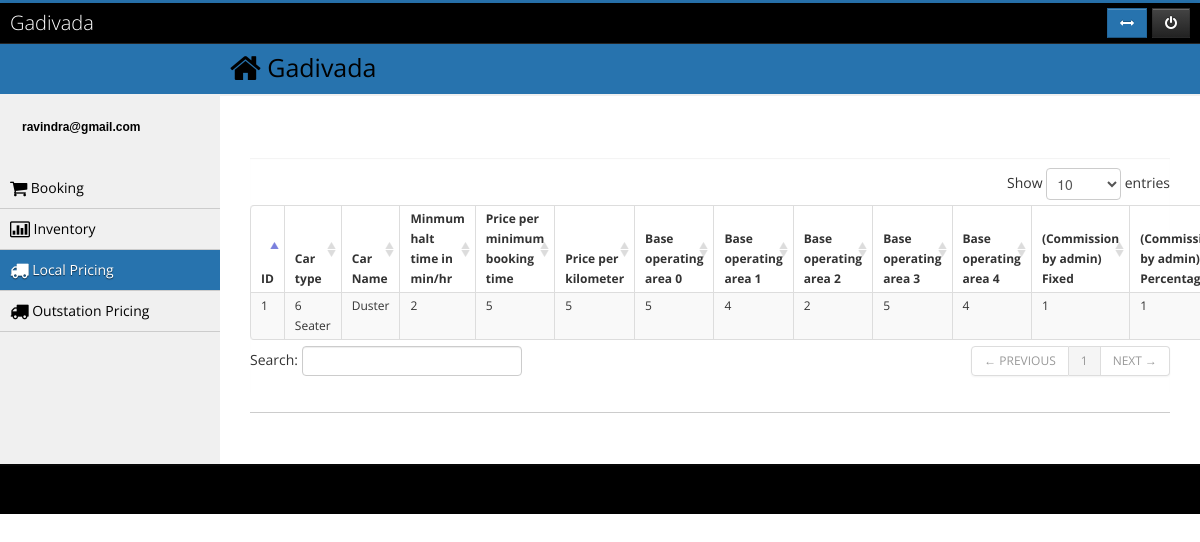
The app's page /index.php/pricing/local (signed in) with its own data.
### tables this page shows
CREATE TABLE IF NOT EXISTS `pricing_local` (
  `ID` int(11) NOT NULL AUTO_INCREMENT,
  `inventory_id` int(11) NOT NULL,
  `agent_id` int(11) NOT NULL,
  `price_for` varchar(50) NOT NULL COMMENT '1-Fexible, 2-Package',
  `car_type_id` int(11) NOT NULL,
  `car_model_id` int(11) NOT NULL,
  `package` varchar(200) DEFAULT NULL,
  `extra_per_km` int(11) NOT NULL DEFAULT '1',
  `extra_per_hr` int(11) NOT NULL DEFAULT '1',
  `min_halt_time` varchar(40) DEFAULT '1',
  `price_per_min_booking_time` int(11) DEFAULT '1',
  `price_per_km` int(11) DEFAULT '1',
  `commision_fixed` int(11) NOT NULL DEFAULT '1',
  `commision_percentage` int(11) NOT NULL DEFAULT '1',
  `base_operating_area_0` varchar(40) DEFAULT '1',
  `base_operating_area_1` varchar(40) DEFAULT '1',
  `base_operating_area_2` varchar(40) DEFAULT '1',
  `base_operating_area_3` varchar(40) DEFAULT '1',
  `base_operating_area_4` varchar(40) DEFAULT '1',
  `status` int(2) NOT NULL DEFAULT '1',
  PRIMARY KEY (`ID`),
  KEY `FK_pricing_local.car_type_id` (`car_type_id`),
  KEY `FK_pricing_local.car_model_id` (`car_model_id`),
  KEY `FK_pricing_local.inventory_id` (`inventory_id`)
);

CREATE TABLE IF NOT EXISTS `car_type` (
  `ID` int(11) NOT NULL AUTO_INCREMENT,
  `TYPE_NAME` varchar(100) DEFAULT NULL,
  PRIMARY KEY (`ID`)
);

CREATE TABLE IF NOT EXISTS `car_model` (
  `ID` int(11) NOT NULL AUTO_INCREMENT,
  `TYPE_ID` int(11) NOT NULL DEFAULT '0',
  `MODEL_NAME` varchar(100) NOT NULL,
  PRIMARY KEY (`ID`)
);

### application/controllers/pricing.php (called while the page is built, shortened)
<?php if ( ! defined('BASEPATH')) exit('No direct script access allowed');
class Pricing extends CI_Controller {
	public function __construct()
	{
		$this->load->model('admin_m');
		$this->load->model('city_m');
		$this->load->model('inventory_m');
		$this->load->model('car_type_m');
		$this->load->model('packages_m');
		$this->load->model('pricing_m');
	}
	public function local()
	{
		$data['local'] = $this->packages_m->get_all_local_packages();
		$data['feature'] = $this->admin_m->get_all_feature();
		$data['car_type'] = $this->car_type_m->get_all_car_type();
		$data['lf'] = 'active';
		$data['localData'] = $this->pricing_m->get_all_local_pricing_data();
		$this->load->view('local_pricing',$data);
	}
}

### index.php (called while the page is built, shortened)
<?php
require_once BASEPATH.'core/CodeIgniter.php';

### application/models/pricing_m.php (called while the page is built, shortened)
<?php
Class Pricing_m extends CI_Model{
	function get_all_local_pricing_data($id=0)
	{
		$agent_id = $this->session->userdata('id');
			$this->db->join('inventory', 'inventory.ID = pricing_local.inventory_id');
			$this->db->join('car_type', 'car_type.ID = pricing_local.car_type_id');
			$this->db->join('car_model', 'car_model.TYPE_ID = car_type.ID and car_model.ID = pricing_local.car_model_id');
			$this->db->join('package_local', 'package_local.ID = pricing_local.package','left');
			if($agent_id > 0){
				$this->db->where('inventory.agent_id',$agent_id);
			}
			$this->db->where('inventory.LOCAL',1);
			$this->db->distinct();
		$query=$this->db->get()->result();
		return $query;
	}
}
?>

### application/views/local_pricing.php (the view, shortened to what this page needs)
	<h3 align="center">Local Pricing Details</h3>
<div id="collapse4" class="body">
	<div id="question" style="display:none; cursor: default; padding:10px;">
		<h6>Are you sure to delete ?</h6>
		<br />
	</div>
	<table id="dataTable" class="table table-bordered table-condensed table-hover table-striped">
		<thead>
			<tr>
				<th>ID</th>
				<th>Car type</th>
				<th>Car Name</th>
				<th>Minmum halt time in min/hr</th>
				<th>Price per minimum booking time</th>
				<th>Price per kilometer</th>
				<th>Base operating area 0</th>
				<th>Base operating area 1</th>
				<th>Base operating area 2</th>
				<th>Base operating area 3</th>
				<th>Base operating area 4</th>
				<th>(Commission by admin) Fixed</th>
				<th>(Commission by admin) Percentage</th>
			</tr>
		</thead>
		<tbody>
			<?php $numbers = 1;
			foreach($localData as $row){ ?>
			<TR>
				<td><?php echo $numbers ?></td>
				<td><?php echo $row->TYPE_NAME ?></td>
				<td><?php echo $row->MODEL_NAME ?></td>
				<td><?php echo $row->min_halt_time ?></td>
				<td><?php echo $row->price_per_min_booking_time ?></td>
				<td><?php echo $row->price_per_km ?></td>
				<td><?php echo $row->base_operating_area_0 ?></td>
				<td><?php echo $row->base_operating_area_1 ?></td>
				<td><?php echo $row->base_operating_area_2 ?></td>
				<td><?php echo $row->base_operating_area_3 ?></td>
				<td><?php echo $row->base_operating_area_4 ?></td>
				<td><?php echo $row->commision_fixed ?></td>
				<td><?php echo $row->commision_percentage ?></td>
			</TR>
			<?php $numbers ++ ; } ?>
		</tbody>
	</table>
</div>

### css/style.css (style rules this page uses)
html,body,div,span,applet,object,iframe,h1,h2,h3,h4,h5,h6,p,blockquote,pre,a,abbr,acronym,address,big,cite,code,del,dfn,em,img,ins,kbd,q,s,samp,small,strike,strong,sub,sup,tt,var,b,u,i,dl,dt,dd,ol,nav ul,nav li,fieldset,form,label,legend,table,caption,tbody,tfoot,thead,tr,th,td,article,aside,canvas,details,embed,figure,figcaption,footer,header,hgroup,menu,nav,output,ruby,section,summary,time,mark,audio,video { margin:0;border:0;font-size:100%;font:inherit;vertical-align:baseline; }
table { border-collapse:collapse;border-spacing:0; }
body { font-family: 'Raleway', sans-serif; background: #000000; }
.box h3 { color:#0000; font-size: 2.66em; }
@media only screen and (max-width: 1280px) and (min-width: 1024px) { .box h3 { font-size: 2.3em; } }

### assets/css/style.css (style rules this page uses)
html, body { height: 100%; }
body { visibility:hidden; font-family: 'Open Sans', sans-serif; }
.box .body, .box .block { padding: 10px 0; -webkit-box-shadow: inset 0 1px 1px rgba(0, 0, 0, 0.05); -moz-box-shadow: inset 0 1px 1px rgba(0, 0, 0, 0.05); box-shadow: inset 0 1px 1px rgba(0, 0, 0, 0.05); }

### css/custom.css (style rules this page uses)
body { visibility:hidden; }
body { margin: 0; font-family: 'Open Sans', Arial, sans-serif; font-size: 12px; line-height: 20px; color: #333333; background-color: #ffffff; }
h1, h2, h3 { font-weight: normal; margin: 0 0 10px; }
h4, h5, h6 { margin: 0; }
h3 { font-size: 16px; line-height: 22px; color: #000000; }
h6 { font-size: 11px; line-height: 22px; color: #000000; font-family: Arial, sans-serif; }

### application/views/local_pricing.php (style rules this page uses)
table td, table th { padding: 3px 10px !important; }

### records on screen
pricing_local: car_type.TYPE_NAME "6 Seater", car_model.MODEL_NAME "Duster", min_halt_time "2", price_per_min_booking_time "5", price_per_km "5", base_operating_area_0 "5", base_operating_area_1 "4", base_operating_area_2 "2", base_operating_area_3 "5", base_operating_area_4 "4", commision_fixed "1", commision_percentage "1"

### other values on screen
$this->session->userdata('username') "ravindra@gmail.com"
